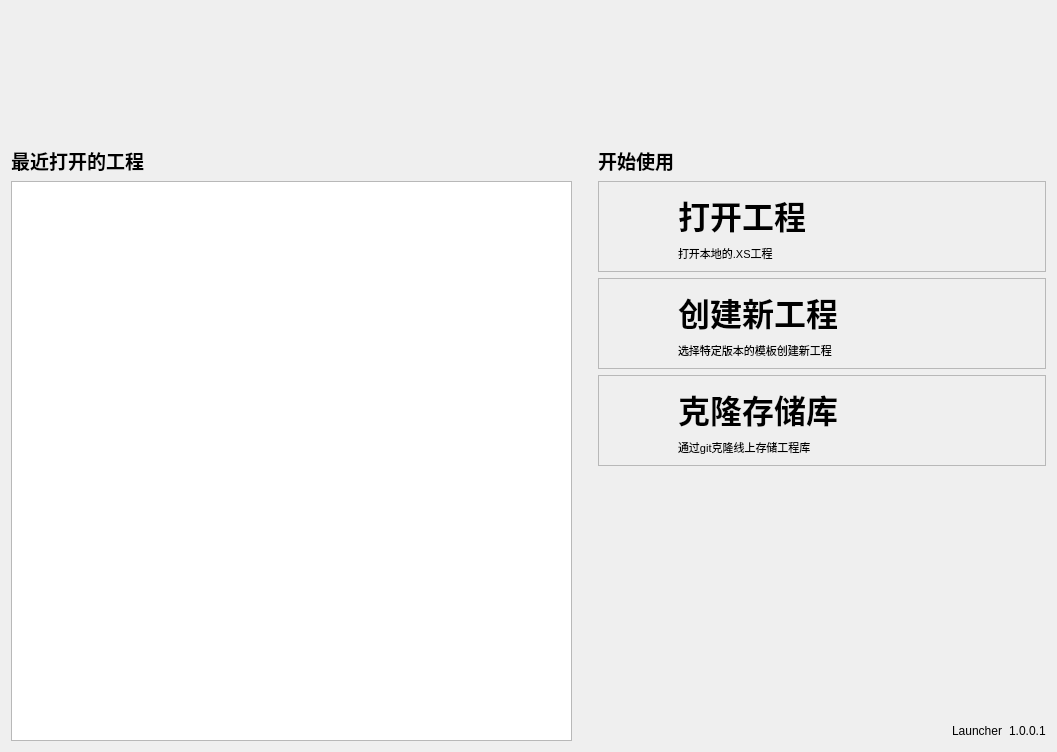
<?xml version="1.0" encoding="UTF-8"?>
<ui version="4.0">
 <class>WelcomeWindow</class>
 <widget class="QWidget" name="WelcomeWindow">
  <property name="geometry">
   <rect>
    <x>0</x>
    <y>0</y>
    <width>1057</width>
    <height>752</height>
   </rect>
  </property>
  <property name="windowTitle">
   <string>Form</string>
  </property>
  <layout class="QVBoxLayout" name="verticalLayout_4">
   <item>
    <spacer name="verticalSpacer_2">
     <property name="orientation">
      <enum>Qt::Vertical</enum>
     </property>
     <property name="sizeType">
      <enum>QSizePolicy::Fixed</enum>
     </property>
     <property name="sizeHint" stdset="0">
      <size>
       <width>20</width>
       <height>10</height>
      </size>
     </property>
    </spacer>
   </item>
   <item>
    <layout class="QHBoxLayout" name="horizontalLayout_7">
     <item>
      <widget class="QLabel" name="title">
       <property name="minimumSize">
        <size>
         <width>392</width>
         <height>109</height>
        </size>
       </property>
       <property name="maximumSize">
        <size>
         <width>392</width>
         <height>109</height>
        </size>
       </property>
       <property name="font">
        <font>
         <pointsize>30</pointsize>
         <weight>75</weight>
         <bold>true</bold>
        </font>
       </property>
       <property name="text">
        <string/>
       </property>
       <property name="scaledContents">
        <bool>true</bool>
       </property>
      </widget>
     </item>
     <item>
      <spacer name="horizontalSpacer_6">
       <property name="orientation">
        <enum>Qt::Horizontal</enum>
       </property>
       <property name="sizeHint" stdset="0">
        <size>
         <width>40</width>
         <height>20</height>
        </size>
       </property>
      </spacer>
     </item>
    </layout>
   </item>
   <item>
    <spacer name="verticalSpacer">
     <property name="orientation">
      <enum>Qt::Vertical</enum>
     </property>
     <property name="sizeType">
      <enum>QSizePolicy::Fixed</enum>
     </property>
     <property name="sizeHint" stdset="0">
      <size>
       <width>20</width>
       <height>10</height>
      </size>
     </property>
    </spacer>
   </item>
   <item>
    <layout class="QHBoxLayout" name="horizontalLayout_8" stretch="5,0,4">
     <item>
      <layout class="QVBoxLayout" name="verticalLayout">
       <item>
        <widget class="QLabel" name="label_8">
         <property name="font">
          <font>
           <pointsize>14</pointsize>
           <weight>75</weight>
           <bold>true</bold>
          </font>
         </property>
         <property name="text">
          <string>最近打开的工程</string>
         </property>
        </widget>
       </item>
       <item>
        <layout class="QHBoxLayout" name="horizontalLayout_5">
         <item>
          <widget class="QListWidget" name="project_list">
           <property name="focusPolicy">
            <enum>Qt::NoFocus</enum>
           </property>
           <property name="editTriggers">
            <set>QAbstractItemView::NoEditTriggers</set>
           </property>
           <property name="selectionMode">
            <enum>QAbstractItemView::NoSelection</enum>
           </property>
          </widget>
         </item>
        </layout>
       </item>
      </layout>
     </item>
     <item>
      <spacer name="horizontalSpacer_5">
       <property name="orientation">
        <enum>Qt::Horizontal</enum>
       </property>
       <property name="sizeType">
        <enum>QSizePolicy::Fixed</enum>
       </property>
       <property name="sizeHint" stdset="0">
        <size>
         <width>20</width>
         <height>20</height>
        </size>
       </property>
      </spacer>
     </item>
     <item>
      <layout class="QVBoxLayout" name="verticalLayout_2">
       <item>
        <layout class="QHBoxLayout" name="horizontalLayout_6">
         <item>
          <widget class="QLabel" name="label_9">
           <property name="font">
            <font>
             <pointsize>14</pointsize>
             <weight>75</weight>
             <bold>true</bold>
            </font>
           </property>
           <property name="text">
            <string>开始使用</string>
           </property>
          </widget>
         </item>
        </layout>
       </item>
       <item>
        <widget class="QFrame" name="open_frame">
         <property name="frameShape">
          <enum>QFrame::StyledPanel</enum>
         </property>
         <property name="frameShadow">
          <enum>QFrame::Raised</enum>
         </property>
         <layout class="QHBoxLayout" name="horizontalLayout">
          <item>
           <widget class="QLabel" name="open_icon">
            <property name="minimumSize">
             <size>
              <width>64</width>
              <height>64</height>
             </size>
            </property>
            <property name="text">
             <string/>
            </property>
            <property name="scaledContents">
             <bool>true</bool>
            </property>
            <property name="textInteractionFlags">
             <set>Qt::NoTextInteraction</set>
            </property>
           </widget>
          </item>
          <item>
           <layout class="QVBoxLayout" name="verticalLayout_3">
            <item>
             <widget class="QLabel" name="label">
              <property name="font">
               <font>
                <pointsize>24</pointsize>
                <weight>75</weight>
                <bold>true</bold>
               </font>
              </property>
              <property name="text">
               <string>打开工程</string>
              </property>
             </widget>
            </item>
            <item>
             <widget class="QLabel" name="label_2">
              <property name="font">
               <font>
                <pointsize>8</pointsize>
               </font>
              </property>
              <property name="text">
               <string>打开本地的.XS工程</string>
              </property>
             </widget>
            </item>
           </layout>
          </item>
          <item>
           <spacer name="horizontalSpacer">
            <property name="orientation">
             <enum>Qt::Horizontal</enum>
            </property>
            <property name="sizeHint" stdset="0">
             <size>
              <width>40</width>
              <height>20</height>
             </size>
            </property>
           </spacer>
          </item>
         </layout>
        </widget>
       </item>
       <item>
        <widget class="QFrame" name="create_frame">
         <property name="frameShape">
          <enum>QFrame::StyledPanel</enum>
         </property>
         <property name="frameShadow">
          <enum>QFrame::Raised</enum>
         </property>
         <layout class="QHBoxLayout" name="horizontalLayout_2">
          <item>
           <widget class="QLabel" name="create_icon">
            <property name="minimumSize">
             <size>
              <width>64</width>
              <height>64</height>
             </size>
            </property>
            <property name="text">
             <string/>
            </property>
            <property name="scaledContents">
             <bool>true</bool>
            </property>
            <property name="textInteractionFlags">
             <set>Qt::NoTextInteraction</set>
            </property>
           </widget>
          </item>
          <item>
           <layout class="QVBoxLayout" name="verticalLayout_6">
            <item>
             <widget class="QLabel" name="label_3">
              <property name="font">
               <font>
                <pointsize>24</pointsize>
                <weight>75</weight>
                <bold>true</bold>
               </font>
              </property>
              <property name="text">
               <string>创建新工程</string>
              </property>
             </widget>
            </item>
            <item>
             <widget class="QLabel" name="label_4">
              <property name="font">
               <font>
                <pointsize>8</pointsize>
               </font>
              </property>
              <property name="text">
               <string>选择特定版本的模板创建新工程</string>
              </property>
             </widget>
            </item>
           </layout>
          </item>
          <item>
           <spacer name="horizontalSpacer_2">
            <property name="orientation">
             <enum>Qt::Horizontal</enum>
            </property>
            <property name="sizeHint" stdset="0">
             <size>
              <width>40</width>
              <height>20</height>
             </size>
            </property>
           </spacer>
          </item>
         </layout>
        </widget>
       </item>
       <item>
        <widget class="QFrame" name="clone_frame">
         <property name="frameShape">
          <enum>QFrame::StyledPanel</enum>
         </property>
         <property name="frameShadow">
          <enum>QFrame::Raised</enum>
         </property>
         <layout class="QHBoxLayout" name="horizontalLayout_3">
          <item>
           <widget class="QLabel" name="clone_icon">
            <property name="minimumSize">
             <size>
              <width>64</width>
              <height>64</height>
             </size>
            </property>
            <property name="text">
             <string/>
            </property>
            <property name="scaledContents">
             <bool>true</bool>
            </property>
            <property name="textInteractionFlags">
             <set>Qt::NoTextInteraction</set>
            </property>
           </widget>
          </item>
          <item>
           <layout class="QVBoxLayout" name="verticalLayout_8">
            <item>
             <widget class="QLabel" name="label_5">
              <property name="font">
               <font>
                <pointsize>24</pointsize>
                <weight>75</weight>
                <bold>true</bold>
               </font>
              </property>
              <property name="text">
               <string>克隆存储库</string>
              </property>
             </widget>
            </item>
            <item>
             <widget class="QLabel" name="label_6">
              <property name="font">
               <font>
                <pointsize>8</pointsize>
               </font>
              </property>
              <property name="text">
               <string>通过git克隆线上存储工程库</string>
              </property>
             </widget>
            </item>
           </layout>
          </item>
          <item>
           <spacer name="horizontalSpacer_3">
            <property name="orientation">
             <enum>Qt::Horizontal</enum>
            </property>
            <property name="sizeHint" stdset="0">
             <size>
              <width>40</width>
              <height>20</height>
             </size>
            </property>
           </spacer>
          </item>
         </layout>
        </widget>
       </item>
       <item>
        <spacer name="verticalSpacer_7">
         <property name="orientation">
          <enum>Qt::Vertical</enum>
         </property>
         <property name="sizeHint" stdset="0">
          <size>
           <width>20</width>
           <height>40</height>
          </size>
         </property>
        </spacer>
       </item>
       <item>
        <widget class="QWidget" name="billboard" native="true"/>
       </item>
       <item>
        <layout class="QHBoxLayout" name="horizontalLayout_4">
         <item>
          <spacer name="horizontalSpacer_4">
           <property name="orientation">
            <enum>Qt::Horizontal</enum>
           </property>
           <property name="sizeHint" stdset="0">
            <size>
             <width>40</width>
             <height>20</height>
            </size>
           </property>
          </spacer>
         </item>
         <item>
          <widget class="QLabel" name="label_7">
           <property name="text">
            <string>Launcher</string>
           </property>
          </widget>
         </item>
         <item>
          <widget class="QLabel" name="version_label">
           <property name="text">
            <string>1.0.0.1</string>
           </property>
          </widget>
         </item>
        </layout>
       </item>
      </layout>
     </item>
    </layout>
   </item>
  </layout>
 </widget>
 <resources/>
 <connections/>
</ui>
